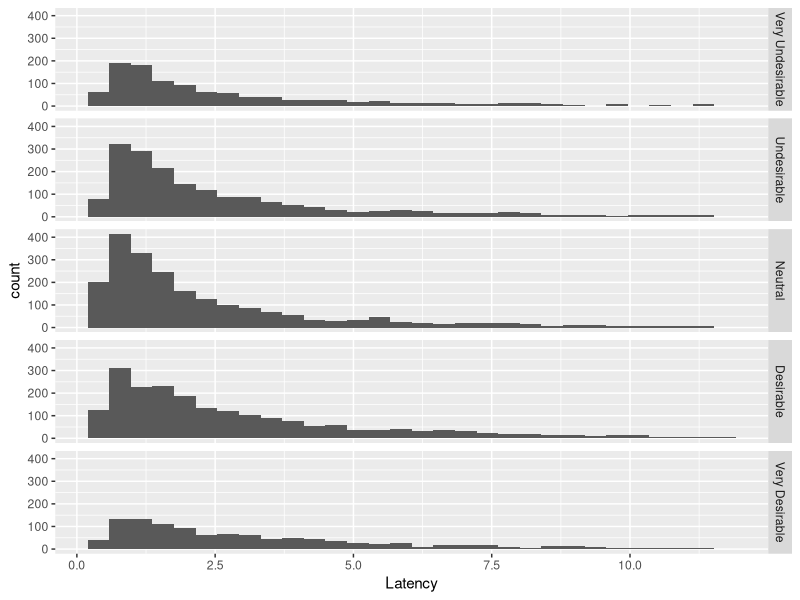
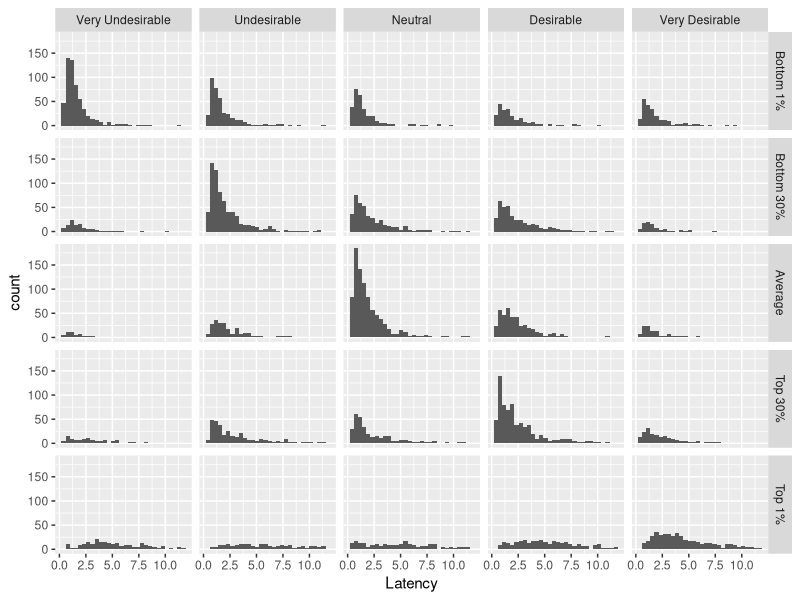
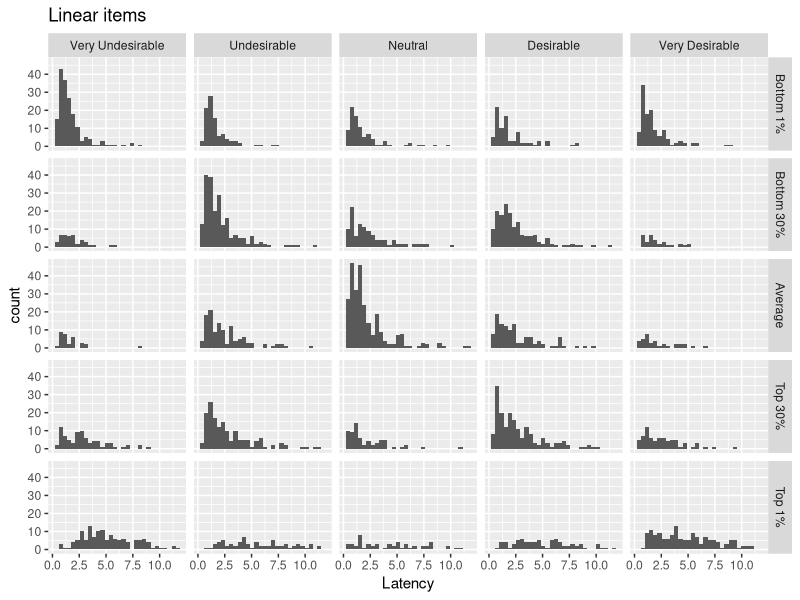
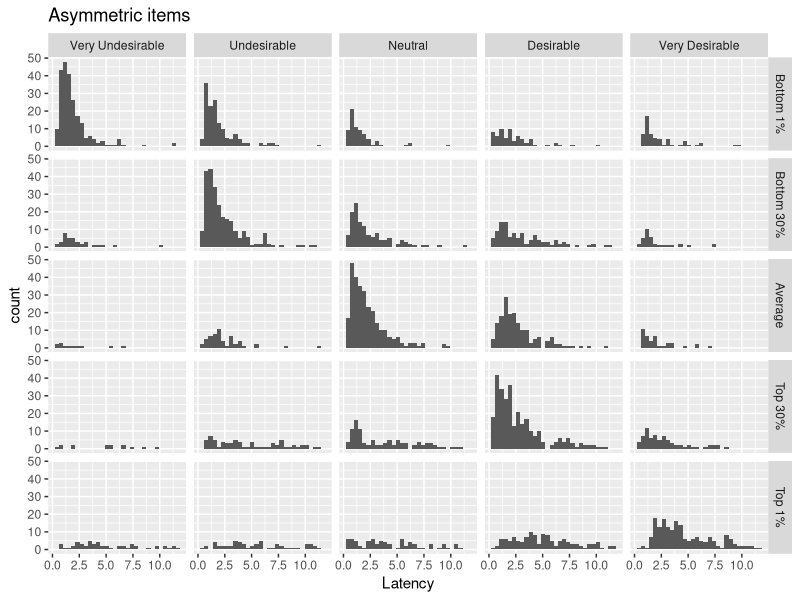
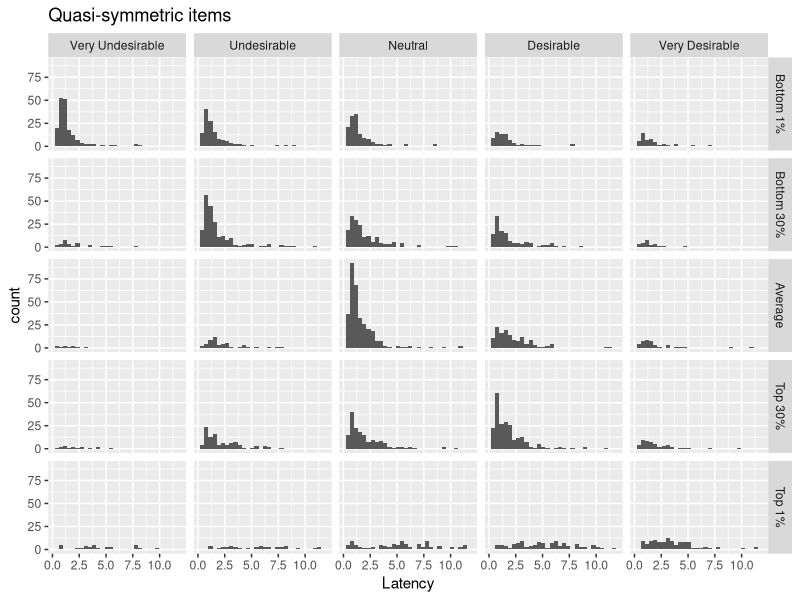

Generate these figures, in order, with R:
## ---- chunk 1
knitr::opts_chunk$set(echo = FALSE, warning=FALSE, message=FALSE)
## ---- chunk 2


temp <- read.csv("Reduced_scale.csv", header=FALSE, na.strings="")

x <- temp[2,]
data <- temp[-c(1:3),]
colnames(data) <- x

# library(psych)
# opt <- describe(data)
# write.csv(opt, "description.csv")

## column #20 = page submit latency; column #22 = Desirability rating
## column #458 = how difficult was this?
## column #457 = how carefully did you respond?

data$Progress <- as.numeric(as.character(data$Progress))
newdata <- data[ which(data$Progress > 75), ]

temp2 <- newdata[,-c(93,119,145,171,197,223,249,275,301,327,353,379,405,431)] ## getting rid of quality check items (13 here)

use <- temp2[,c(20,22,25,27,30,32,35,37,40,42,45,47,50,52,55,57,60,62,65,67,70,72,75,77,80,82,85,87,90,92,95,97,100,102,105,107,110,112,115,117,
               120,122,125,127,130,132,135,137,140,142,145,147,150,152,155,157,160,162,165,167,170,172,175,177,180,182,185,187,190,192,195,197,200,202,205,207,210,212,215,217,
               220,222,225,227,230,232,235,237,240,242,245,247,250,252,255,257,260,262,265,267,270,272,275,277,280,282,285,287,290,292,295,297,300,302,305,307,310,312,315,317,
               320,322,325,327,330,332,335,337,340,342,345,347,350,352,355,357,360,362,365,367,370,372,375,377,380,382,385,387,390,392,395,397,400,402,405,407,410,412,415,417,
               420,422,425,427,430,432,435,437,440,442)]

total <- nrow(data)
usable <- nrow(use)

## ---- chunk 3
### Data is messy - not all "1%, 30%, etc" read in sequentially
### Requesting column names as an excel file so can double-check numbers used to create "use" object (line 35)

# write.csv(colnames(temp2), "check.csv"); write.csv(colnames(use), "check2.csv")


ass.b1 <- use[,c(29:30,49:50,79:80,99:100,109:110)]
ass.b3 <- use[,c(27:28,47:48,77:78,97:98,107:108)]
ass.n  <- use[,c(25:26,45:46,75:76,95:96,105:106)]
ass.t3 <- use[,c(21:22,43:44,73:74,93:94,103:104)]
ass.t1 <- use[,c(23:24,41:42,71:72,91:92,101:102)]

qua.b1 <- use[,c(89:90,129:130,149:150,159:160,169:170)]
qua.b3 <- use[,c(87:88,127:128,147:148,157:158,167:168)]
qua.n  <- use[,c(85:86,125:126,145:146,155:156,165:166)]
qua.t3 <- use[,c(83:84,123:124,143:144,153:154,163:164)]
qua.t1 <- use[,c(81:82,121:122,141:142,151:152,161:162)]

lin.b1 <- use[,c(39:40,59:60,69:70,119:120,139:140)]
lin.b3 <- use[,c(37:38,57:58,67:68,117:118,137:138)]
lin.n  <- use[,c(35:36,55:56,65:66,115:116,135:136)]
lin.t3 <- use[,c(33:34,53:54,63:64,113:114,133:134)]
lin.t1 <- use[,c(31:32,51:52,61:62,111:112,131:132)]

ass.b1$cat <- "ass.b1"
ass.b3$cat <- "ass.b3"
ass.n$cat  <- "ass.n"
ass.t3$cat <- "ass.t3"
ass.t1$cat <- "ass.t1"

qua.b1$cat <- "qua.b1"
qua.b3$cat <- "qua.b3"
qua.n$cat  <- "qua.n"
qua.t3$cat <- "qua.t3"
qua.t1$cat <- "qua.t1"

lin.b1$cat <- "lin.b1"
lin.b3$cat <- "lin.b3"
lin.n$cat  <- "lin.n"
lin.t3$cat <- "lin.t3"
lin.t1$cat <- "lin.t1"

ass.b1.1 <- ass.b1[,c(1:2,11)]
ass.b1.2 <- ass.b1[,c(3:4,11)]
ass.b1.3 <- ass.b1[,c(5:6,11)]
ass.b1.4 <- ass.b1[,c(7:8,11)]
ass.b1.5 <- ass.b1[,c(9:10,11)]

ass.b3.1 <- ass.b3[,c(1:2,11)]
ass.b3.2 <- ass.b3[,c(3:4,11)]
ass.b3.3 <- ass.b3[,c(5:6,11)]
ass.b3.4 <- ass.b3[,c(7:8,11)]
ass.b3.5 <- ass.b3[,c(9:10,11)]

ass.n.1 <- ass.n[,c(1:2,11)]
ass.n.2 <- ass.n[,c(3:4,11)]
ass.n.3 <- ass.n[,c(5:6,11)]
ass.n.4 <- ass.n[,c(7:8,11)]
ass.n.5 <- ass.n[,c(9:10,11)]

ass.t3.1 <- ass.t3[,c(1:2,11)]
ass.t3.2 <- ass.t3[,c(3:4,11)]
ass.t3.3 <- ass.t3[,c(5:6,11)]
ass.t3.4 <- ass.t3[,c(7:8,11)]
ass.t3.5 <- ass.t3[,c(9:10,11)]

ass.t1.1 <- ass.t1[,c(1:2,11)]
ass.t1.2 <- ass.t1[,c(3:4,11)]
ass.t1.3 <- ass.t1[,c(5:6,11)]
ass.t1.4 <- ass.t1[,c(7:8,11)]
ass.t1.5 <- ass.t1[,c(9:10,11)]



qua.b1.1 <- qua.b1[,c(1:2,11)]
qua.b1.2 <- qua.b1[,c(3:4,11)]
qua.b1.3 <- qua.b1[,c(5:6,11)]
qua.b1.4 <- qua.b1[,c(7:8,11)]
qua.b1.5 <- qua.b1[,c(9:10,11)]

qua.b3.1 <- qua.b3[,c(1:2,11)]
qua.b3.2 <- qua.b3[,c(3:4,11)]
qua.b3.3 <- qua.b3[,c(5:6,11)]
qua.b3.4 <- qua.b3[,c(7:8,11)]
qua.b3.5 <- qua.b3[,c(9:10,11)]

qua.n.1 <- qua.n[,c(1:2,11)]
qua.n.2 <- qua.n[,c(3:4,11)]
qua.n.3 <- qua.n[,c(5:6,11)]
qua.n.4 <- qua.n[,c(7:8,11)]
qua.n.5 <- qua.n[,c(9:10,11)]

qua.t3.1 <- qua.t3[,c(1:2,11)]
qua.t3.2 <- qua.t3[,c(3:4,11)]
qua.t3.3 <- qua.t3[,c(5:6,11)]
qua.t3.4 <- qua.t3[,c(7:8,11)]
qua.t3.5 <- qua.t3[,c(9:10,11)]

qua.t1.1 <- qua.t1[,c(1:2,11)]
qua.t1.2 <- qua.t1[,c(3:4,11)]
qua.t1.3 <- qua.t1[,c(5:6,11)]
qua.t1.4 <- qua.t1[,c(7:8,11)]
qua.t1.5 <- qua.t1[,c(9:10,11)]



lin.b1.1 <- lin.b1[,c(1:2,11)]
lin.b1.2 <- lin.b1[,c(3:4,11)]
lin.b1.3 <- lin.b1[,c(5:6,11)]
lin.b1.4 <- lin.b1[,c(7:8,11)]
lin.b1.5 <- lin.b1[,c(9:10,11)]

lin.b3.1 <- lin.b3[,c(1:2,11)]
lin.b3.2 <- lin.b3[,c(3:4,11)]
lin.b3.3 <- lin.b3[,c(5:6,11)]
lin.b3.4 <- lin.b3[,c(7:8,11)]
lin.b3.5 <- lin.b3[,c(9:10,11)]

lin.n.1 <- lin.n[,c(1:2,11)]
lin.n.2 <- lin.n[,c(3:4,11)]
lin.n.3 <- lin.n[,c(5:6,11)]
lin.n.4 <- lin.n[,c(7:8,11)]
lin.n.5 <- lin.n[,c(9:10,11)]

lin.t3.1 <- lin.t3[,c(1:2,11)]
lin.t3.2 <- lin.t3[,c(3:4,11)]
lin.t3.3 <- lin.t3[,c(5:6,11)]
lin.t3.4 <- lin.t3[,c(7:8,11)]
lin.t3.5 <- lin.t3[,c(9:10,11)]

lin.t1.1 <- lin.t1[,c(1:2,11)]
lin.t1.2 <- lin.t1[,c(3:4,11)]
lin.t1.3 <- lin.t1[,c(5:6,11)]
lin.t1.4 <- lin.t1[,c(7:8,11)]
lin.t1.5 <- lin.t1[,c(9:10,11)]



library(data.table)
together <- rbindlist(list(ass.b1.1,
                              ass.b1.2,
                              ass.b1.3,
                              ass.b1.4,
                              ass.b1.5,
                              ass.b3.1,
                              ass.b3.2,
                              ass.b3.3,
                              ass.b3.4,
                              ass.b3.5,
                              ass.n.1,
                              ass.n.2,
                              ass.n.3,
                              ass.n.4,
                              ass.n.5,
                              ass.t3.1,
                              ass.t3.2,
                              ass.t3.3,
                              ass.t3.4,
                              ass.t3.5,
                              ass.t1.1,
                              ass.t1.2,
                              ass.t1.3,
                              ass.t1.4,
                              ass.t1.5,
                              qua.b1.1,
                              qua.b1.2,
                              qua.b1.3,
                              qua.b1.4,
                              qua.b1.5,
                              qua.b3.1,
                              qua.b3.2,
                              qua.b3.3,
                              qua.b3.4,
                              qua.b3.5,
                              qua.n.1,
                              qua.n.2,
                              qua.n.3,
                              qua.n.4,
                              qua.n.5,
                              qua.t3.1,
                              qua.t3.2,
                              qua.t3.3,
                              qua.t3.4,
                              qua.t3.5,
                              qua.t1.1,
                              qua.t1.2,
                              qua.t1.3,
                              qua.t1.4,
                              qua.t1.5,
                              lin.b1.1,
                              lin.b1.2,
                              lin.b1.3,
                              lin.b1.4,
                              lin.b1.5,
                              lin.b3.1,
                              lin.b3.2,
                              lin.b3.3,
                              lin.b3.4,
                              lin.b3.5,
                              lin.n.1,
                              lin.n.2,
                              lin.n.3,
                              lin.n.4,
                              lin.n.5,
                              lin.t3.1,
                              lin.t3.2,
                              lin.t3.3,
                              lin.t3.4,
                              lin.t3.5,
                              lin.t1.1,
                              lin.t1.2,
                              lin.t1.3,
                              lin.t1.4,
                              lin.t1.5))

together$cond[together$cat == "ass.b1"] <- "Asymmetric"
together$cond[together$cat == "ass.b3"] <- "Asymmetric"
together$cond[together$cat == "ass.n"] <- "Asymmetric"
together$cond[together$cat == "ass.t3"] <- "Asymmetric"
together$cond[together$cat == "ass.t1"] <- "Asymmetric"

together$cond[together$cat == "qua.b1"] <- "Quasi-symmetric"
together$cond[together$cat == "qua.b3"] <- "Quasi-symmetric"
together$cond[together$cat == "qua.n"] <- "Quasi-symmetric"
together$cond[together$cat == "qua.t3"] <- "Quasi-symmetric"
together$cond[together$cat == "qua.t1"] <- "Quasi-symmetric"

together$cond[together$cat == "lin.b1"] <- "Linear"
together$cond[together$cat == "lin.b3"] <- "Linear"
together$cond[together$cat == "lin.n"] <- "Linear"
together$cond[together$cat == "lin.t3"] <- "Linear"
together$cond[together$cat == "lin.t1"] <- "Linear"

together$tier[together$cat == "ass.b1"] <- "Bottom 1%"
together$tier[together$cat == "ass.b3"] <- "Bottom 30%"
together$tier[together$cat == "ass.n"] <- "Average"
together$tier[together$cat == "ass.t3"] <- "Top 30%"
together$tier[together$cat == "ass.t1"] <- "Top 1%"

together$tier[together$cat == "qua.b1"] <- "Bottom 1%"
together$tier[together$cat == "qua.b3"] <- "Bottom 30%"
together$tier[together$cat == "qua.n"] <- "Average"
together$tier[together$cat == "qua.t3"] <- "Top 30%"
together$tier[together$cat == "qua.t1"] <- "Top 1%"

together$tier[together$cat == "lin.b1"] <- "Bottom 1%"
together$tier[together$cat == "lin.b3"] <- "Bottom 30%"
together$tier[together$cat == "lin.n"] <- "Average"
together$tier[together$cat == "lin.t3"] <- "Top 30%"
together$tier[together$cat == "lin.t1"] <- "Top 1%"


colnames(together)[1] <- "Latency"
colnames(together)[2] <- "Answer"

together$Latency <- as.numeric(as.character(together$Latency))

#library(descr)
#yaddup <- freq(together$Latency)
#write.csv(yaddup, "temp.csv")      ## top 1% = 37.396; top 2% = 21.302
                                    ## top 5% = 11.637 (6/2/21)

                                    ## bottom 1% = 0.3
together$Latency[together$Latency >= 11.637] <- NA
together$Latency[together$Latency <= .3]     <- NA


together$Answer <- factor(together$Answer, levels = c("Very Undesirable", "Undesirable", "Neutral", "Desirable", "Very Desirable"))
together$tier <- factor(together$tier, levels = c("Bottom 1%","Bottom 30%","Average","Top 30%","Top 1%"))


library(ggplot2)

p <- ggplot(data=subset(together, !is.na(Answer)), aes(x=Latency)) + geom_histogram()
p + facet_grid(Answer ~.)

p + facet_grid(vars(tier), vars(Answer))

## ---- chunk 4
 
psych::describeBy(together$Latency, group = together$cond)

## ---- chunk 5

linear <- together[ which(together$cond=='Linear'), ]
asympt <- together[ which(together$cond=='Asymmetric'), ]
quasia <- together[ which(together$cond=='Quasi-symmetric'), ]

ggplot(data=subset(linear, !is.na(Answer)), aes(x=Latency)) + geom_histogram() +
  facet_grid(vars(tier), vars(Answer)) + ggtitle("Linear items")

ggplot(data=subset(asympt, !is.na(Answer)), aes(x=Latency)) + geom_histogram() +
  facet_grid(vars(tier), vars(Answer)) + ggtitle("Asymmetric items")

ggplot(data=subset(quasia, !is.na(Answer)), aes(x=Latency)) + geom_histogram() +
  facet_grid(vars(tier), vars(Answer)) + ggtitle("Quasi-symmetric items")

